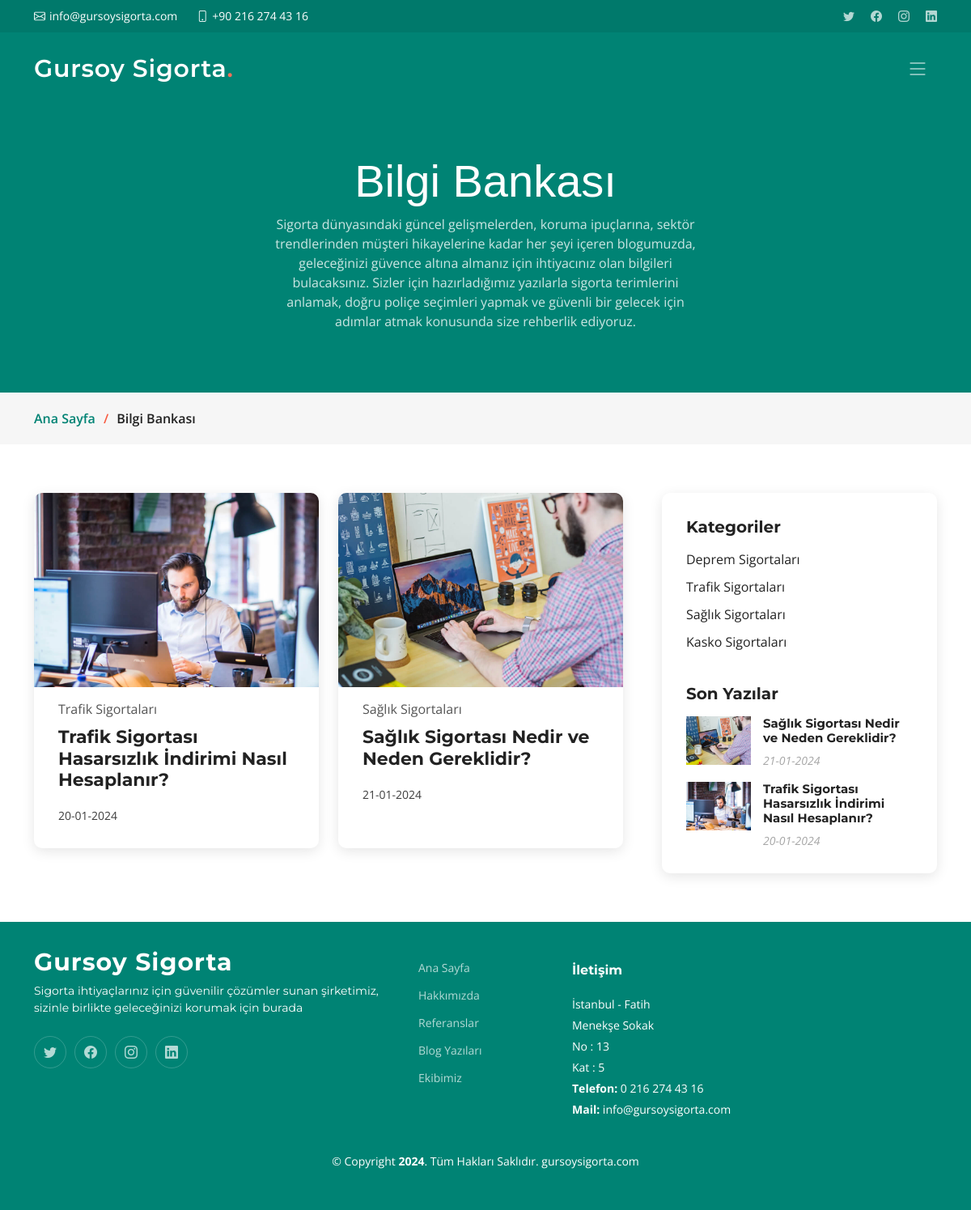
Screenshot of /blog.php with the database file from the repository.
### tables this page shows
CREATE TABLE IF NOT EXISTS `blog` (
  `Id` int NOT NULL AUTO_INCREMENT,
  `Title` varchar(255) NOT NULL,
  `Category` int NOT NULL,
  `ImageUrl` varchar(255) NOT NULL,
  `Description` longtext NOT NULL,
  `Date` date NOT NULL,
  PRIMARY KEY (`Id`)
);

CREATE TABLE IF NOT EXISTS `category` (
  `Id` int NOT NULL AUTO_INCREMENT,
  `Title` varchar(255) NOT NULL,
  PRIMARY KEY (`Id`)
);

### blog.php (the view, shortened to what this page needs)
<?php
include_once("head.php");
?>
<body>
<?php
include_once("topbar.php");
include_once("sidebar.php");
?>
<main id="main">
    <div class="breadcrumbs">
        <div class="page-header d-flex align-items-center">
            <div class="container position-relative">
                <div class="row d-flex justify-content-center">
                    <div class="col-lg-6 text-center">
                        <h2>Bilgi Bankası</h2>
                        <p>Sigorta dünyasındaki güncel gelişmelerden, koruma ipuçlarına, sektör trendlerinden müşteri
                            hikayelerine kadar her şeyi içeren blogumuzda, geleceğinizi güvence altına almanız için
                            ihtiyacınız olan bilgileri bulacaksınız. Sizler için hazırladığımız yazılarla sigorta
                            terimlerini anlamak, doğru poliçe seçimleri yapmak ve güvenli bir gelecek için adımlar atmak
                            konusunda size rehberlik ediyoruz.</p>
                    </div>
                </div>
            </div>
        </div>
        <nav>
            <div class="container">
                <ol>
                    <li><a href="index.php">Ana Sayfa</a></li>
                    <li>Bilgi Bankası</li>
                </ol>
            </div>
        </nav>
    </div>
    <section id="blog" class="blog">
        <div class="container" data-aos="fade-up">
            <div class="row g-5 posts-list">
                <div class="col-lg-8">
                    <div class="row">
                        <?php $blog = $conn->query("SELECT blog.*, category.Title AS CategoryTitle FROM blog INNER JOIN category ON blog.Category = category.Id")->fetchAll();
                        foreach ($blog as $item) {
                            $phpDate = date("d-m-Y", strtotime($item['Date']));
                            ?>
                            <div class="col-lg-6 col-md-6 mb-4">
                                <article>
                                    <div class="post-img">
                                        <img src="<?php echo $item['ImageUrl']; ?>" alt="" class="img-fluid">
                                    </div>
                                    <p class="post-category"><?php echo $item['CategoryTitle']; ?></p>
                                    <h2 class="title">
                                        <a href="blogdetails.php?Id=<?php echo $item['Id']; ?>"><?php echo $item['Title']; ?></a>
                                    </h2>
                                    <div class="d-flex align-items-center">
                                        <div class="post-meta">
                                            <p class="post-date">
                                                <time datetime="2022-01-01"><?php echo $phpDate; ?></time>
                                            </p>
                                        </div>
                                    </div>
                                </article>
                            </div>
                        <?php } ?>
                    </div>
                </div>
                <?php
                include_once 'blog_rightmenu.php';
                ?>
            </div>
        </div>
    </section>
</main>
<?php
include_once("footer.php");
?>
</body>
</html>

### head.php (shortened to what this page needs)
<!DOCTYPE html>
<html lang="tr">
<head>
  <link href="assets/vendor/bootstrap/css/bootstrap.min.css" rel="stylesheet">
  <link href="assets/vendor/bootstrap-icons/bootstrap-icons.css" rel="stylesheet">
  <link href="assets/vendor/aos/aos.css" rel="stylesheet">
  <link href="assets/vendor/glightbox/css/glightbox.min.css" rel="stylesheet">
  <link href="assets/vendor/swiper/swiper-bundle.min.css" rel="stylesheet">
  <link href="assets/css/main.css" rel="stylesheet">
</head>

### topbar.php
<section id="topbar" class="topbar d-flex align-items-center">
    <div class="container d-flex justify-content-center justify-content-md-between">
      <div class="contact-info d-flex align-items-center">
        <i class="bi bi-envelope d-flex align-items-center"><a href="mailto:contact@example.com">info@gursoysigorta.com</a></i>
        <i class="bi bi-phone d-flex align-items-center ms-4"><span>+90 216 274 43 16</span></i>
      </div>
      <div class="social-links d-none d-md-flex align-items-center">
        <a href="#" class="twitter"><i class="bi bi-twitter"></i></a>
        <a href="#" class="facebook"><i class="bi bi-facebook"></i></a>
        <a href="#" class="instagram"><i class="bi bi-instagram"></i></a>
        <a href="#" class="linkedin"><i class="bi bi-linkedin"></i></i></a>
      </div>
    </div>
  </section>

### sidebar.php (shortened to what this page needs)
<header id="header" class="header d-flex align-items-center">
    <div class="container-fluid container-xl d-flex align-items-center justify-content-between">
      <a href="index.php" class="logo d-flex align-items-center">
        <h1>Gursoy Sigorta<span>.</span></h1>
      </a>
      <i class="mobile-nav-toggle mobile-nav-show bi bi-list"></i>
    </div>
  </header>

### blog_rightmenu.php
<div class="col-lg-4">
    <div class="sidebar">
        <div class="sidebar-item categories">
            <h3 class="sidebar-title">Kategoriler</h3>
            <ul class="mt-3">
                <?php $category = $conn->query("SELECT * from category")->fetchAll();
                foreach ($category as $item) {
                    ?>
                    <li><a href="category.php?Id=<?php echo $item['Id'] ?>"><?php echo $item['Title']; ?></a></li>
                <?php } ?>
            </ul>
        </div>
        <div class="sidebar-item recent-posts">
            <h3 class="sidebar-title">Son Yazılar</h3>
            <div class="mt-3">
                <?php
                $selectedQuery = $conn->prepare("SELECT * from blog ORDER BY blog.Date DESC LIMIT 5");
                $selectedQuery->execute();
                $selectedRows = $selectedQuery->fetchAll(PDO::FETCH_ASSOC);
                foreach ($selectedRows as $selectedRow) {
                    $phpDate = date("d-m-Y", strtotime($selectedRow['Date']));
                    ?>
                    <div class="post-item mt-3">
                        <img src="<?php echo $selectedRow['ImageUrl']; ?>" alt="">
                        <div>
                            <h4><a href="blogdetails.php?Id=<?php echo $selectedRow['Id']; ?>"><?php echo $selectedRow['Title']; ?></a></h4>
                            <time datetime="2020-01-01"><?php echo $phpDate; ?></time>
                        </div>
                    </div>
                <?php } ?>
            </div>
        </div>
    </div>
</div>

### footer.php
<footer id="footer" class="footer">
    <div class="container">
      <div class="row gy-4">
        <div class="col-lg-5 col-md-12 footer-info">
          <a href="index.php" class="logo d-flex align-items-center">
            <span>Gursoy Sigorta</span>
          </a>
          <p>Sigorta ihtiyaçlarınız için güvenilir çözümler sunan şirketimiz, sizinle birlikte geleceğinizi korumak için burada</p>
          <div class="social-links d-flex mt-4">
            <a href="#" class="twitter"><i class="bi bi-twitter"></i></a>
            <a href="#" class="facebook"><i class="bi bi-facebook"></i></a>
            <a href="#" class="instagram"><i class="bi bi-instagram"></i></a>
            <a href="#" class="linkedin"><i class="bi bi-linkedin"></i></a>
          </div>
        </div>
        <div class="col-lg-2 col-6 footer-links">
          <ul>
            <li><a href="index.php#home">Ana Sayfa</a></li>
            <li><a href="index.php#about">Hakkımızda</a></li>
            <li><a href="index.php#testimonials">Referanslar</a></li>
            <li><a href="blog.php">Blog Yazıları</a></li>
            <li><a href="index.php#team">Ekibimiz</a></li>
          </ul>
        </div>
        <div class="col-lg-3 col-md-12 footer-contact text-center text-md-start">
          <h4>İletişim</h4>
          <p>
              İstanbul - Fatih<br>
              Menekşe Sokak<br>
              No : 13<br>
              Kat : 5<br>
            <strong>Telefon:</strong> 0 216 274 43 16<br>
            <strong>Mail:</strong> info@gursoysigorta.com<br>
          </p>
        </div>
      </div>
    </div>
    <div class="container mt-4">
      <div class="copyright">
        &copy; Copyright <strong><span>2024</span></strong>. Tüm Hakları Saklıdır. gursoysigorta.com
      </div>
    </div>
  </footer>

### rows the page displays
blog: shows a picture, category.Title "Trafik Sigortaları", Title "Trafik Sigortası Hasarsızlık İndirimi Nasıl Hesaplanır?", Date "20-01-2024"
blog: ImageUrl (picture), category.Title "Sağlık Sigortaları", Title "Sağlık Sigortası Nedir ve Neden Gereklidir?", Date "21-01-2024"
category: Title "Deprem Sigortaları"
category: Title "Trafik Sigortaları"
category: Title "Sağlık Sigortaları"
category: Title "Kasko Sigortaları"
